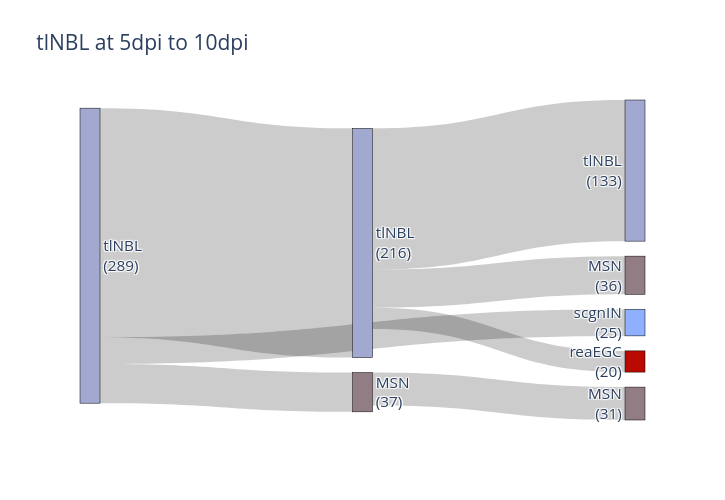

Source (notebook cell):
### Code cell
# wntEGC at 5DPI to 10DPI
common_initial_time_point=0
init_cell_wnt_5DPI =data_train_tlnbl[train_time[1]]
init_cell_type = 'tlNBL'
init_time = 1 - common_initial_time_point
end_time = 2 - common_initial_time_point
_, _, all_cell_type, all_cell_id, all_time_point = evolution_forward(init_cell_wnt_5DPI, model,spatial_model,growth_model, init_time, end_time, init_cell_type,delta_t = 0.5,cnf_generator=cnf_generator)
#init_time = 1 - common_initial_time_point
#end_time = 2 - common_initial_time_point
#_, _, all_cell_type, all_cell_id, all_time_point = evolution_forward(init_cell_wnt_5DPI, model,spatial_model,growth_model, init_time, end_time, delta_t = 0.2)



time_points = [1,  1.5,2.0]
# time_points = [5, 7.5, 10]
time_points = [cur_time - common_initial_time_point for cur_time in time_points]
transition_tree_wnt_5DPI = build_transition_tree(all_cell_id, all_cell_type, all_time_point, time_points)
plot_sankey_from_tree(transition_tree_wnt_5DPI, cell_type_color_map, threshold=15, title='tlNBL at 5dpi to 10dpi', 
                      font_size=15.3, width = 725, height=500, scale=5, save_path="/home/lenovo/jora/data/results_final_struct/tlNBL at 5dpi to 10dpi.pdf")

### Figure 1 — Plotly figure (JSON) as saved in the notebook; plotly's stock layout.template omitted (floating-point values rounded to 4 significant figures)
{"data": [{"link": {"source": [0, 1, 1, 1, 0, 5, 0], "target": [1, 2, 3, 4, 5, 6, 7], "value": [216, 133, 36, 20, 37, 31, 25]}, "node": {"color": ["#A1A9D0", "#A1A9D0", "#A1A9D0", "#927d85", "#BA0900", "#927d85", "#927d85", "#8FB0FF"], "label": ["tlNBL<br>(289)", "tlNBL<br>(216)", "tlNBL<br>(133)", "MSN<br>(36)", "reaEGC<br>(20)", "MSN<br>(37)", "MSN<br>(31)", "scgnIN<br>(25)"], "line": {"color": "black", "width": 0.5}, "pad": 15, "thickness": 20}, "type": "sankey"}], "layout": {"font": {"size": 15.3}, "height": 500, "title": {"text": "tlNBL at 5dpi to 10dpi"}, "width": 725}}
